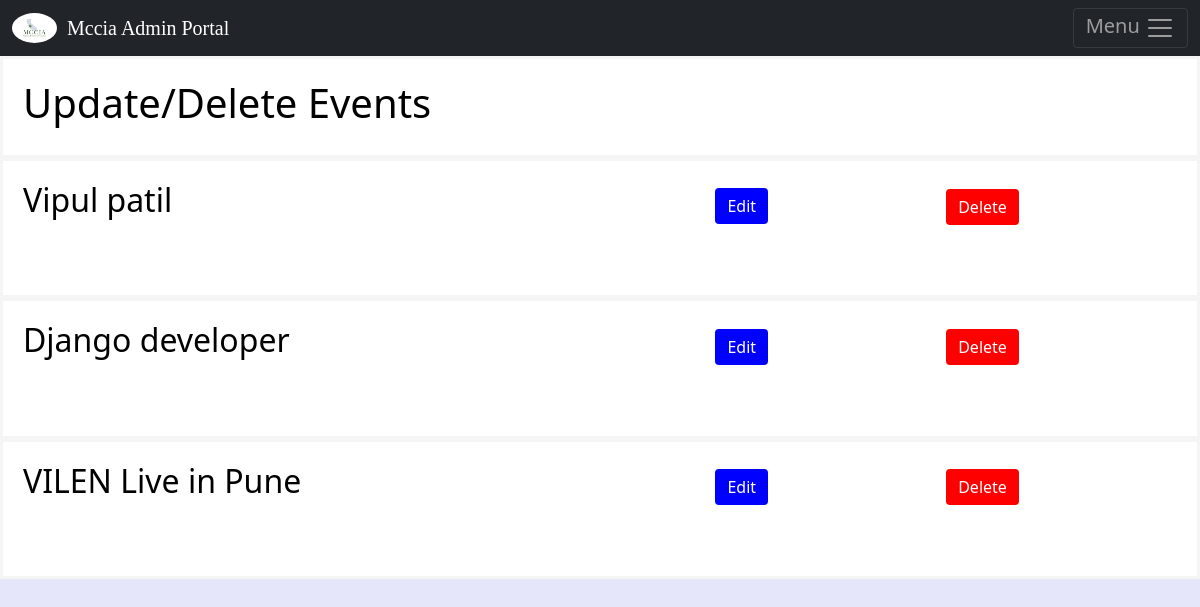
The app's page /listevent (signed in) with its own data.
### mapeventApp/models.py (models this page shows, shortened)
class AddEvent(models.Model):
		event = models.CharField(max_length=122)
		info = QuillField()
		eventaddress = models.TextField()
		fromdate = models.DateField()
		todate= models.DateField()
		fromtime = models.TimeField()
		totime= models.TimeField()
		icon = models.CharField(max_length=122,choices=icon_choices)
		eventermail = models.CharField(max_length=122)
		city = models.CharField(max_length=122,choices=city_choices)
		location = models.TextField()
		lat = models.CharField(max_length=122)
		lang = models.CharField(max_length=122)

### mapeventApp/events_view/listevent.py (the view)
# urls.py: path('listevent',listevent.ListEventForEditDelete.as_view(), name='listevent'),
class ListEventForEditDelete(LoginRequiredMixin,ListView):
    template_name = 'list_event_for_edit.html'
    context_object_name = 'event_list'
    date=datetime.date.today()
    queryset  = AddEvent.objects.filter(todate__gte=date).all().order_by('fromdate')

### templates/list_event_for_edit.html (shortened to what this page needs)
{% extends 'base.html' %}
{% block content %}
                <div class="msg8">
                <h1> Update/Delete Events  </h1></div>
{% if event_list %}
                  {% for event in event_list %}
                <div class="msg8">
                <a href="#" data-bs-toggle="collapse" data-bs-target="#navbarSupportedContent{{event.id}}" aria-controls="navbarSupportedContent" aria-expanded="false" aria-label="Toggle navigation"><h2 style ="width:50%">{{event.event}}</h2></a>
                          <a href="update/{{event.pk}}" class="btn btn-primary"  style="decoration:none;border:none;background-color:blue; posting: absolute; margin-top:-70px; margin-left:60%;color:white">Edit </a><a href="delete/{{event.pk}}" class="btn btn-primary"  style="decoration:none;border:none;background-color:red; posting: absolute; margin-top:-117px; margin-left:80%;color: white">Delete </a>
                </div>
                {% endfor %}
                <br>
         {% else %}
               <div class="msg8">
                 <h1>No Events</h1>
               </div>
                {% endif %}
{% endblock %}

### mapeventApp/static/style.css (style rules this page uses)
a:link { color:black; background-color: transparent; text-decoration:none; }
.msg8 { margin: auto; padding: 20px; height: auto; border-width: 2px; border:solid; border-color:whitesmoke; color: black ; box-sizing: border-box; background-color: white; }

### records on screen
AddEvent: event "Vipul patil"
AddEvent: event "Django developer"
AddEvent: event "VILEN Live in Pune"
